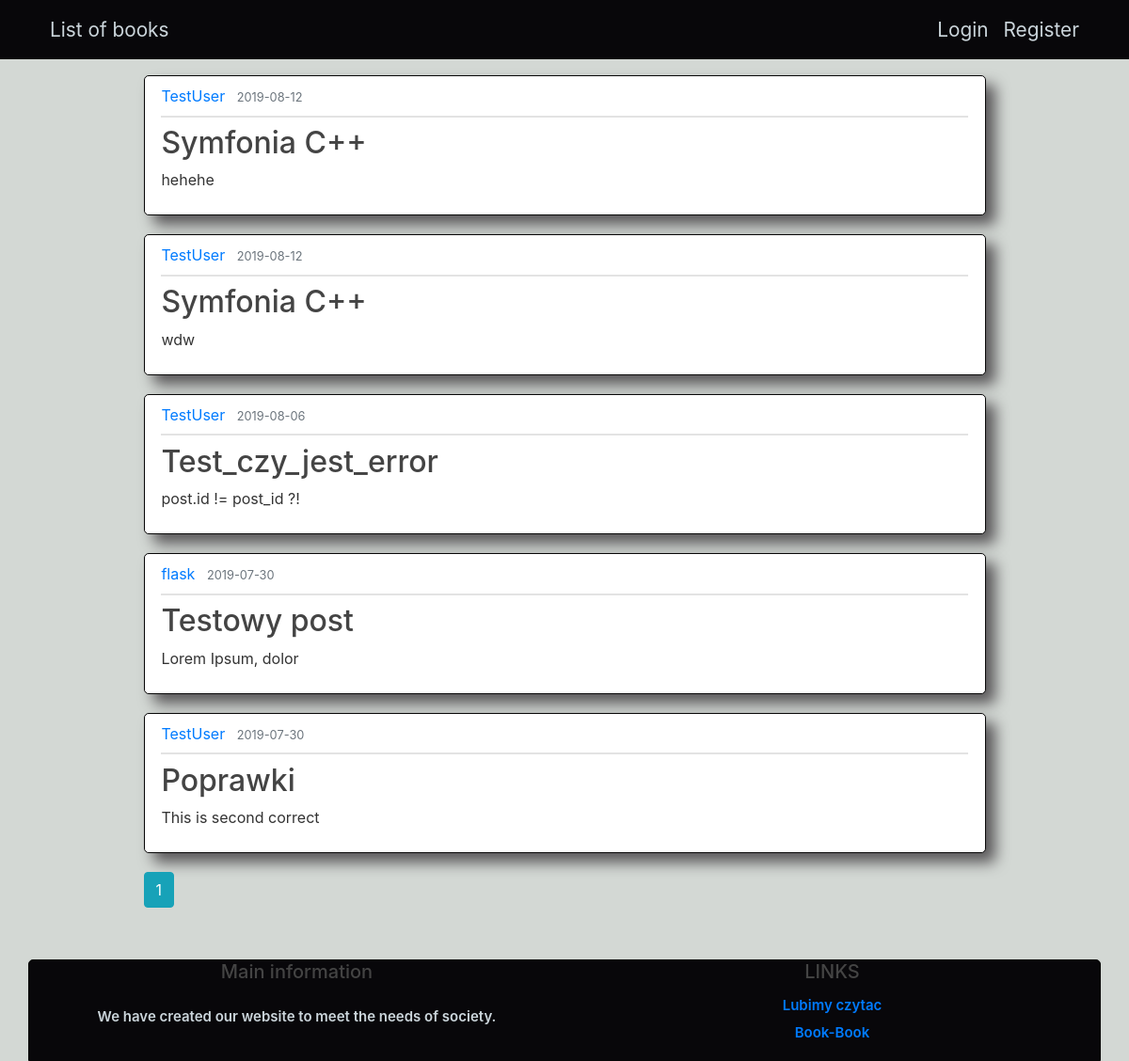
The page /home on the database its author committed.
### flaskblog/models.py (models this page shows, shortened)
class Post(db.Model):
    id = db.Column(db.Integer, primary_key=True)
    title = db.Column(db.String(100), nullable=False)
    date_posted = db.Column(db.DateTime, nullable=False, default=datetime.utcnow)
    content = db.Column(db.Text, nullable=False)
    user_id = db.Column(db.Integer, db.ForeignKey('user.id'), nullable=False)

class User(db.Model, UserMixin):
    id = db.Column(db.Integer, primary_key=True)
    username = db.Column(db.String(20), unique=True, nullable=False)
    email = db.Column(db.String(120), unique=True, nullable=False)
    image_file = db.Column(db.String(20), nullable=False, default='default.jpg')
    password = db.Column(db.String(60), nullable=False)
    posts = db.relationship('Post', backref='author', lazy=True)

### flaskblog/main/routes.py (the view)
@main.route("/")
@main.route("/home")
def home():
    page = request.args.get('page', 1, type=int)
    posts = Post.query.order_by(
        Post.date_posted.desc()).paginate(page=page, per_page=5)
    return render_template('home.html', posts=posts)

### flaskblog/templates/home.html
{% extends "layout.html" %}
{% block content %}
    {% for post in posts.items %}
        <article class="media content-section">
          <div class="media-body">
            <div class="article-metadata">
              <a class="mr-2" href="{{ url_for('users.user_posts', username=post.author.username) }}">{{ post.author.username }}</a>
              <small class="text-muted">{{ post.date_posted.strftime('%Y-%m-%d') }}</small>
            </div>
            <h2><a class="article-title" href="{{ url_for('posts.post', post_id=post.id) }}">{{ post.title }}</a></h2>
            <p class="article-content">{{ post.content }}</p>
          </div>
        </article>
    {% endfor %}
    {% for page_num in posts.iter_pages(left_edge=1, right_edge=1, left_current=1, right_current=2) %}
      {% if page_num %}
        {% if posts.page == page_num %}
          <a class="btn btn-info" href="{{ url_for('main.home', page=page_num) }}">{{ page_num }}</a>
        {% else %}
          <a class="btn btn-outline-info" href="{{ url_for('main.home', page=page_num) }}">{{ page_num }}</a>
        {% endif %}
      {% else %}
        ...
      {% endif %}
    {% endfor %}
{% endblock content %}

### flaskblog/templates/layout.html (shortened to what this page needs)
<!DOCTYPE html>
<html>
<head>
  <link rel="stylesheet" href="https://stackpath.bootstrapcdn.com/bootstrap/4.3.1/css/bootstrap.min.css"
>
  <link rel="stylesheet" type="text/css" href="{{ url_for('static', filename='css/main.css') }}">
</head>
<body>
  <div class="container">
    <div class="row">
      <header class="main-header">
        <nav class="navbar navbar-expand-md navbar-dark bg-steel fixed-top">
          <div class="container">
            <div class="collapse navbar-collapse" id="navbarToggle">
              <div class="navbar-nav mr-auto">
                <a class="nav-item nav-link" href="{{ url_for('main.home') }}">List of books</a>
              </div>
              <div class="navbar-nav">
                {% if current_user.is_authenticated %}
                <a class="nav-item nav-link" href="{{ url_for('users.account') }}">Account</a>
                <a class="nav-item nav-link" href="{{ url_for('users.logout') }}">Logout</a>
                {% else %}
                <a class="nav-item nav-link" href="{{ url_for('users.login') }}">Login</a>
                <a class="nav-item nav-link" href="{{ url_for('users.register') }}">Register</a>
                {% endif %}
              </div>
            </div>
          </div>
        </nav>
      </header>
    </div>
    <div class="row">
      <main role="main" class="container">
        <div class="col-md-10 offset-md-1">
          {% block content %}{% endblock %}
        </div>
      </main>
    </div>
    <footer class="row">
      <div class="col-md-6">
        <h5 class="text-center">Main information</h5>
        <p>We have created our website to meet the needs of society.</p>
      </div>
      <div class="col-md-6">
        <h5 class="text-uppercase text-center">Links</h5>
        <ul class="list-unstyled text-center">
          <li>
            <a href="http://lubimyczytac.pl/" target="_blank">Lubimy czytac</a>
          </li>
          <li>
            <a href="https://www.book-book.pl" target="_blank">Book-Book</a>
          </li>
        </ul>
      </div>
    </footer>
  </div>
</body>
</html>

### flaskblog/static/css/main.css (style rules this page uses)
html { height: 100%; box-sizing: border-box; margin:0; padding:0; height:100%; }
body { background: rgb(211, 216, 212); color: #333333; margin-top: 5rem; }
h1, h2, h3, h4, h5, h6 { color: #444444; }
.bg-steel { background-color: rgb(8, 7, 10); }
.main-header .navbar-nav .nav-link { color: #cbd5db; font-size: 130%; }
.content-section { background: #ffffff; padding: 1% 2%; border: 1px solid #070707; border-radius: 5px; margin-bottom: 20px; -moz-box-shadow: 10px 10px 15px #595759; -webkit-box-shadow: 10px 10px 15px #595759; box-shadow: 10px 10px 15px #595759; }
.article-title { color: #444444; }
.article-content { white-space: pre-line; }
.article-metadata { padding-bottom: 1%; margin-bottom: 1%; border-bottom: 2px solid #e3e3e3 }
footer { background-color: rgb(8, 7, 10); border: 1px solid #070707; border-radius: 5px 5px 0 0; color: #cbd5db; font-size: 120%; font-weight: 600; margin-top: 5%; }
footer p, ul > li > a { font-size: 15px; text-align: center; padding: 3%; }

### rows shown on the page
Post: author.username "TestUser", date_posted "2019-08-12", title "Symfonia C++", content "hehehe"
Post: author.username "TestUser", date_posted "2019-08-12", title "Symfonia C++", content "wdw"
Post: author.username "TestUser", date_posted "2019-08-06", title "Test_czy_jest_error", content "post.id != post_id ?!"
Post: author.username "flask", date_posted "2019-07-30", title "Testowy post", content "Lorem Ipsum, dolor"
Post: author.username "TestUser", date_posted "2019-07-30", title "Poprawki", content "This is second correct"

### other values the page prints
{{ page_num }} "1"
